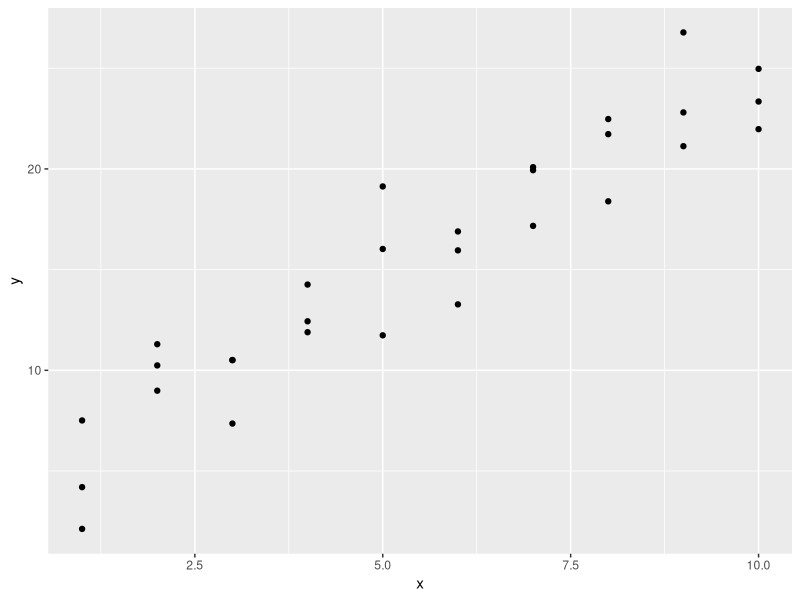
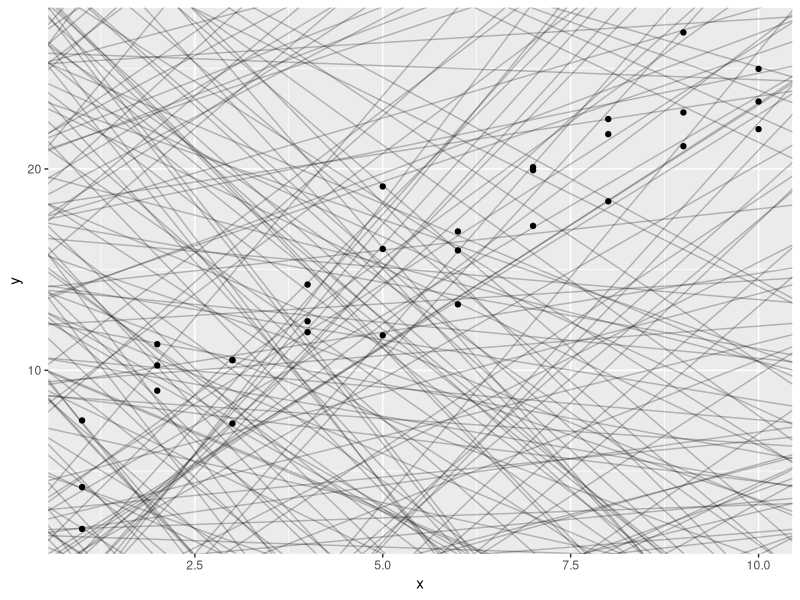
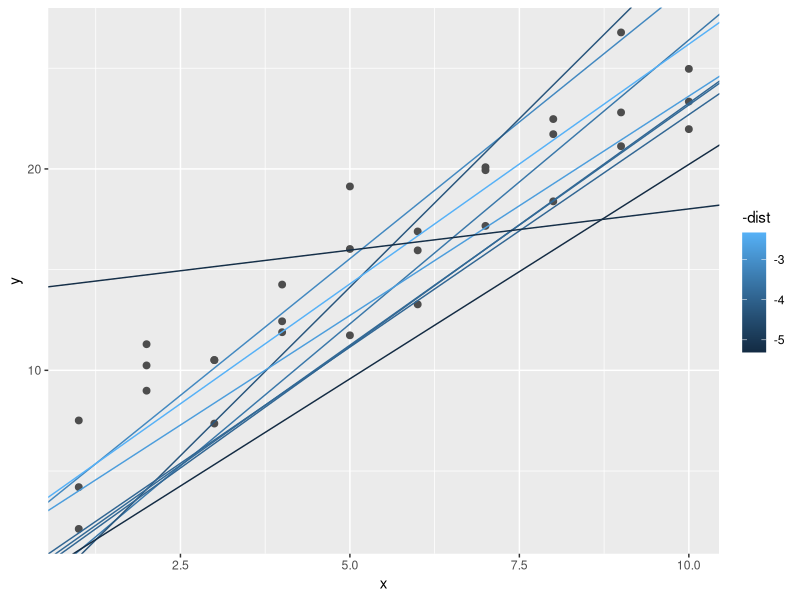
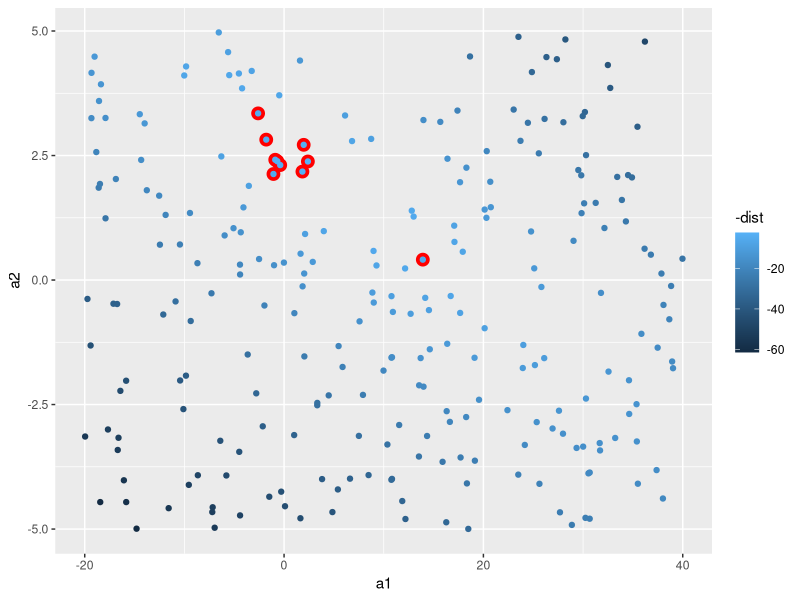
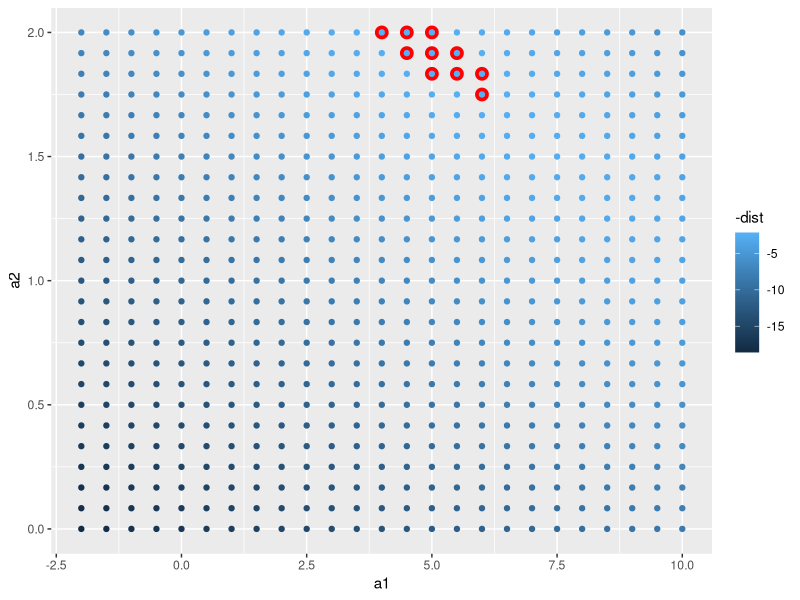
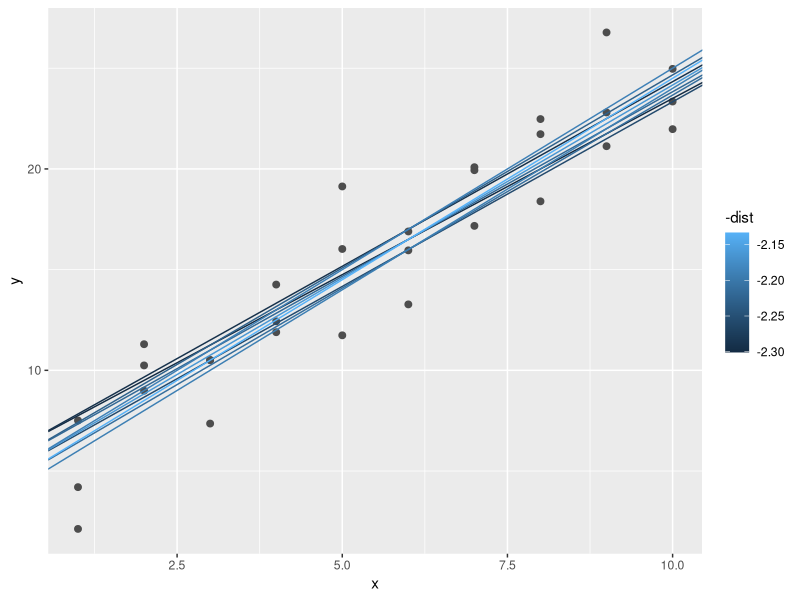
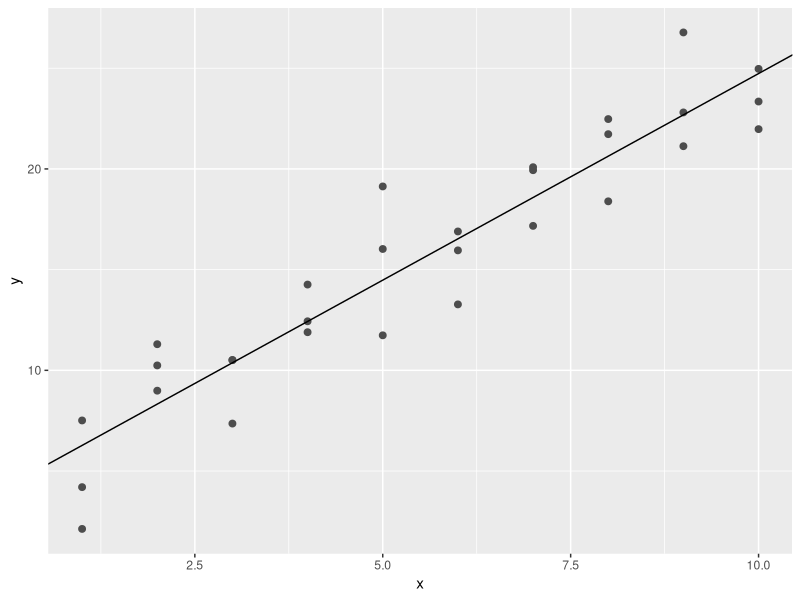
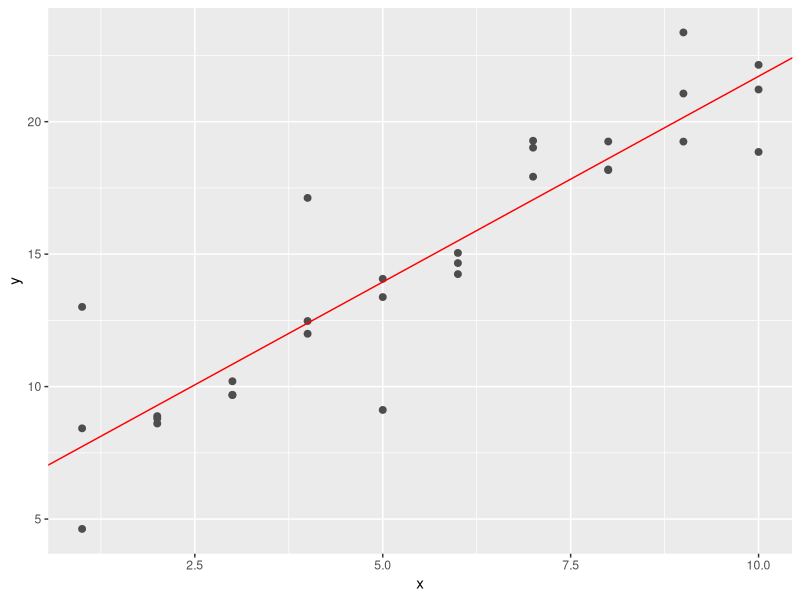

Here is the R script that generated these plots, in order: (Note: this script raises an error after producing the figures.)
## ---- chunk 1
library(tidyverse)

library(modelr)
options(na.action = na.warn)
## ---- chunk 2
ggplot(sim1, aes(x, y)) +
  geom_point()
## ---- chunk 3
cor(sim1$x, sim1$y)
## ---- chunk 4
models <- tibble(
  a1 = runif(250, -20, 40),
  a2 = runif(250, -5, 5)
)

ggplot(sim1, aes(x, y)) + 
  geom_abline(
    aes(intercept = a1, slope = a2), 
    data = models, alpha = 1/4
  ) +
  geom_point()
## ---- chunk 5
model1 <- function(a, data) {
  a[1] + data$x * a[2]
}

model1(c(7, 1.5), sim1)
## ---- chunk 6
measure_distance <- function(mod, data) {
  diff <- data$y - model1(mod, data)
  sqrt(mean(diff ^ 2))
}
measure_distance(c(7, 1.5), sim1)
## ---- chunk 7
sim1_dist <- function(a1, a2) {
  measure_distance(c(a1, a2), sim1)
}

models <- models %>% 
  mutate(dist = purrr::map2_dbl(a1, a2, sim1_dist))
models
## ---- chunk 8
ggplot(sim1, aes(x, y)) + 
  geom_point(size = 2, color = "grey30") + 
  geom_abline(
    aes(intercept = a1, slope = a2, color = -dist), 
    data = filter(models, rank(dist) <= 10)
  )
## ---- chunk 9
ggplot(models, aes(a1, a2)) +
  geom_point(data = filter(models, rank(dist) <= 10), size = 4, colour = "red") +
  geom_point(aes(colour = -dist))
## ---- chunk 10
grid <- expand.grid(
  a1 = seq(-2, 10, length = 25),
  a2 = seq(0, 2, length = 25)
  ) %>% 
  mutate(dist = purrr::map2_dbl(a1, a2, sim1_dist))

grid %>% 
  ggplot(aes(a1, a2)) +
  geom_point(data = filter(grid, rank(dist) <= 10), size = 4, colour = "red") +
  geom_point(aes(colour = -dist)) 
## ---- chunk 11
ggplot(sim1, aes(x, y)) + 
  geom_point(size = 2, colour = "grey30") + 
  geom_abline(
    aes(intercept = a1, slope = a2, colour = -dist), 
    data = filter(grid, rank(dist) <= 10)
  )
## ---- chunk 12
sim1_mod <- lm(y ~ x, data = sim1)
coef(sim1_mod)
## ---- chunk 13
ggplot(sim1, aes(x, y)) + 
  geom_point(size = 2, colour = "grey30") + 
  geom_abline(intercept = coef(sim1_mod)[1], slope = coef(sim1_mod)[2])
## ---- chunk 14
sim1a <- tibble(
  x = rep(1:10, each = 3),
  y = x * 1.5 + 6 + rt(length(x), df = 2)
)
## ---- chunk 15
sim1a_mod <- lm(y ~ x, sim1a)

ggplot(sim1a, aes(x, y)) + 
  geom_point(size = 2, color = "grey30") + 
  geom_abline(intercept = coef(sim1a_mod)[1], slope = coef(sim1a_mod)[2], color = "red")
## ---- chunk 16
simt <- function(i) {
  tibble(
    x = rep(1:10, each = 3),
    y = x * 1.5 + 6 + rt(length(x), df = 2),
    id = i
  )
}

sims <- map_df(1:15, simt)

ggplot(sims, aes(x, y)) +
  geom_point() +
  geom_smooth(method = "lm", color = "red") +
  facet_wrap(~id, ncol = 5)
## ---- chunk 17
sim_norm <- function(i) {
  tibble(
    x = rep(1:10, each = 3),
    y = x * 1.5 + 6 + rnorm(length(x)),
    .id = i
  )
}

simdf_norm <- map_df(1:12, sim_norm)

ggplot(simdf_norm, aes(x = x, y = y)) +
  geom_point() +
  geom_smooth(method = "lm", colour = "red") +
  facet_wrap(~.id, ncol = 4)
## ---- chunk 18
tibble(
  x = seq(-5, 5, length.out = 100),
  normal = dnorm(x),
  student_t = dt(x, df = 2)
) %>%
  gather(distribution, density, -x) %>%
  ggplot(aes(x = x, y = density, color = distribution)) +
  geom_line()
## ---- chunk 19
pnorm(2, lower.tail = FALSE)
## ---- chunk 20
pt(2, df = 2, lower.tail = FALSE)
## ---- chunk 21
measure_distance <- function(mod, data) {
  diff <- data$y - model1(mod, data)
  mean(abs(diff))
}
## ---- chunk 22
make_prediction <- function(mod, data) {
  mod[1] + mod[2] * data$x
}
## ---- chunk 23
best <- optim(c(0, 0), measure_distance, data = sim1a)
best$par
## ---- chunk 24
measure_distance_ls <- function(mod, data) {
  diff <- data$y - (mod[1] + mod[2] * data$x)
  sqrt(mean(diff^2))
}

best <- optim(c(0, 0), measure_distance_ls, data = sim1a)
best$par
## ---- chunk 25
model3 <- function(a, data) {
  a[1] + data$x * a[2] + a[3]
}
## ---- chunk 26
measure_distance_3 <- function(a, data) {
  diff <- data$y - model3(a, data)
  sqrt(mean(diff^2))
}
## ---- chunk 27
best3a <- optim(c(0, 0, 0), measure_distance_3, data = sim1)
best3a$par

best3b <- optim(c(0, 0, 1), measure_distance_3, data = sim1)
best3b$par

best3c <- optim(c(0, 0, 5), measure_distance_3, data = sim1)
best3c$par
## ---- chunk 28
grid <- sim1 %>%
  data_grid(x)
## ---- chunk 29
grid <- grid %>%
  add_predictions(sim1_mod) # sim1_mod --- это модель
## ---- chunk 30
ggplot(sim1, aes(x)) +
  geom_point(aes(y = y)) +
  geom_line(aes(y = pred), data = grid, color = "red", size = 1)
## ---- chunk 31
sim1 <- sim1 %>%
  add_residuals(sim1_mod)
## ---- chunk 32
ggplot(sim1, aes(resid)) + 
  geom_freqpoly(binwidth = 0.5)
## ---- chunk 33
ggplot(sim1, aes(x, resid)) + 
  geom_ref_line(h = 0) +
  geom_point()
## ---- chunk 34
sim1_loess <- loess(y ~ x, data = sim1)
sim1_lm <- lm(y ~ x, data = sim1)
## ---- chunk 35
grid_loess <- sim1 %>%
  add_predictions(sim1_loess)
## ---- chunk 36
sim1 <- sim1 %>%
  add_residuals(sim1_lm) %>%
  add_predictions(sim1_lm) %>%
  add_residuals(sim1_loess, var = "resid_loess") %>%
  add_predictions(sim1_loess, var = "pred_loess")
## ---- chunk 37
ggplot(sim1, aes(x, y)) + 
  geom_point(size = 2, color = "grey30") + 
  geom_smooth(se = F, size = 2, color = "blue") +
  geom_line(aes(x, pred), data = grid_loess, color = "red") +
  geom_line(aes(y = pred), data = grid, color = "green")
## ---- chunk 38
ggplot(sim1, aes(x = x)) +
  geom_ref_line(h = 0) +
  geom_point(aes(y = resid)) +
  geom_point(aes(y = resid_loess), colour = "red")
## ---- chunk 39
sim1_mod <- lm(y ~ x, data = sim1)
grid <- sim1 %>%
  data_grid(x)
## ---- chunk 40
grid %>%
  add_predictions(sim1_mod, var = "pred_lm") %>%
  add_predictions(sim1_loess, var = "pred_loess")
## ---- chunk 41
grid %>%
  gather_predictions(sim1_mod, sim1_loess)
## ---- chunk 42
grid %>%
  spread_predictions(sim1_mod, sim1_loess)
## ---- chunk 43
grid %>%
  gather_predictions(sim1_mod, sim1_loess) %>%
  spread(model, pred)
## ---- chunk 44
sim1_mod <- lm(y ~ x, data = sim1)

sim1 <- sim1 %>%
  add_residuals(sim1_mod)

ggplot(sim1, aes(x = abs(resid))) +
  geom_freqpoly(binwidth = 0.5)
## ---- chunk 45
df <- tribble(
  ~y, ~x1, ~x2,
  4, 2, 5,
  5, 1, 6
)
model_matrix(df, y ~ x1)
## ---- chunk 46
model_matrix(df, y ~ x1 - 1)
## ---- chunk 47
model_matrix(df, y ~ x1 + x2)
## ---- chunk 48
df <- tribble(
  ~ sex, ~ response,
  "male", 1,
  "female", 2,
  "male", 1
)
model_matrix(df, response ~ sex)
## ---- chunk 49
ggplot(sim2) + 
  geom_point(aes(x, y))
## ---- chunk 50
mod2 <- lm(y ~ x, data = sim2)

grid <- sim2 %>% 
  data_grid(x) %>% 
  add_predictions(mod2)
grid
## ---- chunk 51
ggplot(sim2, aes(x)) + 
  geom_point(aes(y = y)) +
  geom_point(data = grid, aes(y = pred), colour = "red", size = 4)
## ---- chunk 52
tibble(x = "e") %>% 
  add_predictions(mod2)
## ---- chunk 53
ggplot(sim3, aes(x1, y)) +
  geom_point(aes(color = x2))
## ---- chunk 54
mod1 <- lm(y ~ x1 + x2, data = sim3)
mod2 <- lm(y ~ x1 * x2, data = sim3)
## ---- chunk 55
grid <- sim3 %>% 
  data_grid(x1, x2) %>% 
  gather_predictions(mod1, mod2)
## ---- chunk 56
ggplot(sim3, aes(x1, y, colour = x2)) + 
  geom_point() + 
  geom_line(data = grid, aes(y = pred)) + 
  facet_wrap(~ model)
## ---- chunk 57
sim3 <- sim3 %>% 
  gather_residuals(mod1, mod2)

ggplot(sim3, aes(x1, resid, colour = x2)) + 
  geom_point() + 
  facet_grid(model ~ x2)
